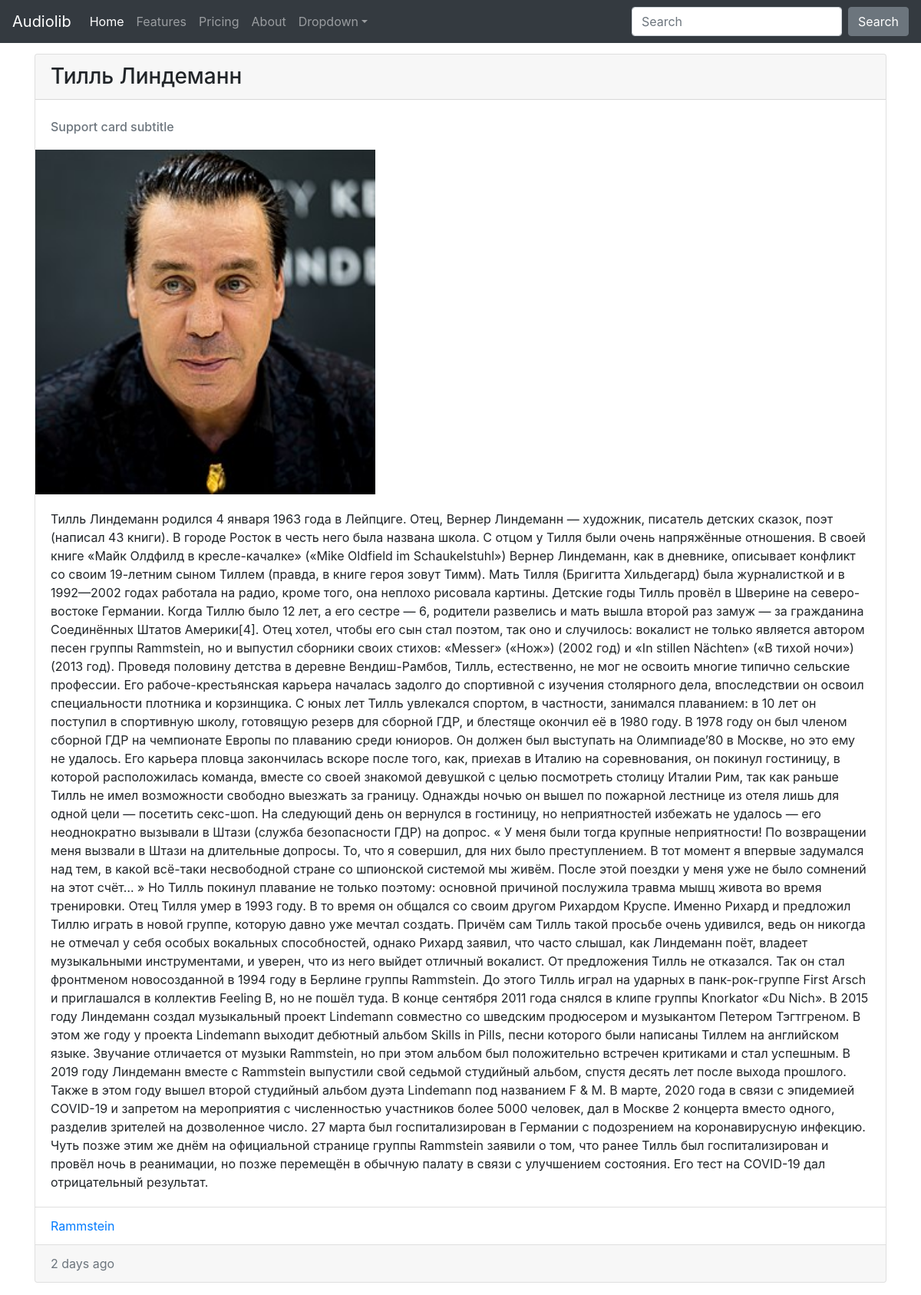
The app's page /artists/till-lindemann/ with its own data.
### audiolib/models.py (models this page shows, shortened)
class Artist(models.Model):
    nickname = models.CharField('Псевдоним', max_length=100, blank=True)
    first_name = models.CharField('Имя артиста', max_length=100, blank=True)
    second_name = models.CharField('Отчество\Второе имя', max_length=100, blank=True)
    surname = models.CharField('Фамилия артиста', max_length=100, blank=True)
    band = models.ManyToManyField('Band', verbose_name='Группа', related_name='Band', blank=True)
    bio = models.TextField('Биография')
    dob = models.PositiveIntegerField('Дата рождения', default=2020)
    photo = models.ImageField('Фото', upload_to='artists/')
    slug = models.SlugField(max_length=201, unique=True, blank=True)
    objects = ArtistManager()
    def __str__(self):
        if self.nickname == '':
            return f'{self.first_name} {self.surname}'
        else:
            return self.nickname
    class Meta:
        verbose_name = 'Артист'
        verbose_name_plural = "Артисты"

class Band(models.Model):
    name = models.CharField('Название группы', max_length=150)
    artist = models.ManyToManyField(Artist, verbose_name='Артисты', blank=True, related_name='band_artists')
    description = models.TextField('Описание')
    logo = models.ImageField('Логотип группы', upload_to='band/')
    slug = models.SlugField(max_length=150, unique=True, blank=True)
    class Meta:
        verbose_name = 'Группа'
        verbose_name_plural = 'Группы'
    def get_absolute_url(self):
        return reverse('band_detail', kwargs={'slug': self.slug})

### audiolib/views.py (the view)
# urls.py: path('artists/<slug:slug>/',views.ArtistDetailView.as_view(), name='artist_detail'),
class ArtistDetailView(DetailView):
    model = Artist
    slug_field = 'slug'

### audiolib/models.py (called while the page is built)
    def get_queryset(self):
        return ArtistQuerySet(self.model,using=self._db)

### templates/audiolib/artist_detail.html (shortened to what this page needs)
{% extends 'audiolib/base.html' %}
{% load static %}
{% block content %}
    <div class="card mb-3">
  <h3 class="card-header">{{ artist }}</h3>
  <div class="card-body">
    <h6 class="card-subtitle text-muted">Support card subtitle</h6>
  </div>
  <img style="height: 40%; width: 40%; display: block;" src="{{ artist.photo.url }}" alt="Card image">
  <div class="card-body">
    <p class="card-text">{{ artist.bio }}</p>
  </div>
  <ul class="list-group list-group-flush">
      {% for b in artist.band.all %}
    <li class="list-group-item">
       <a href="{{ b.get_absolute_url }}">{{ b.name }}</a>
    </li>
      {% endfor %}
  </ul>
  <div class="card-footer text-muted">
    2 days ago
  </div>
</div>
{% endblock %}

### records on screen
Artist: nickname+first_name+surname "Тилль Линдеманн", photo (picture), bio "Тилль Линдеманн родился 4 января 1963 года в Лейпциге. Отец, Вернер Линдеманн — художник, писатель детских сказок, поэт (написал 43 книги). В городе Росток в честь него была названа школа. С отцом у Тилля были очень напряжённые отношения. В своей книге «Майк Олдфилд в кресле-качалке» («Mike Oldfield im Schaukelstuhl») Вернер Линдеманн, как в дневнике, описывает конфликт со своим 19-летним сыном Тиллем (правда, в книге героя зовут Тимм). Мать Тилля (Бригитта Хильдегард) была журналисткой и в 1992—2002 годах работала на радио, кроме того, она неплохо рисовала картины. Детские годы Тилль провёл в Шверине на северо-востоке Германии. Когда Тиллю было 12 лет, а его сестре — 6, родители развелись…"
Band: name "Rammstein"
